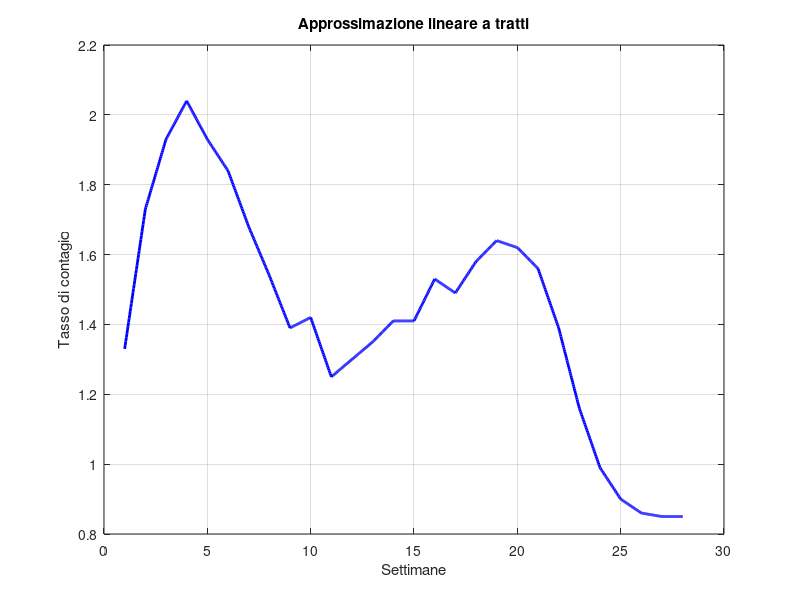
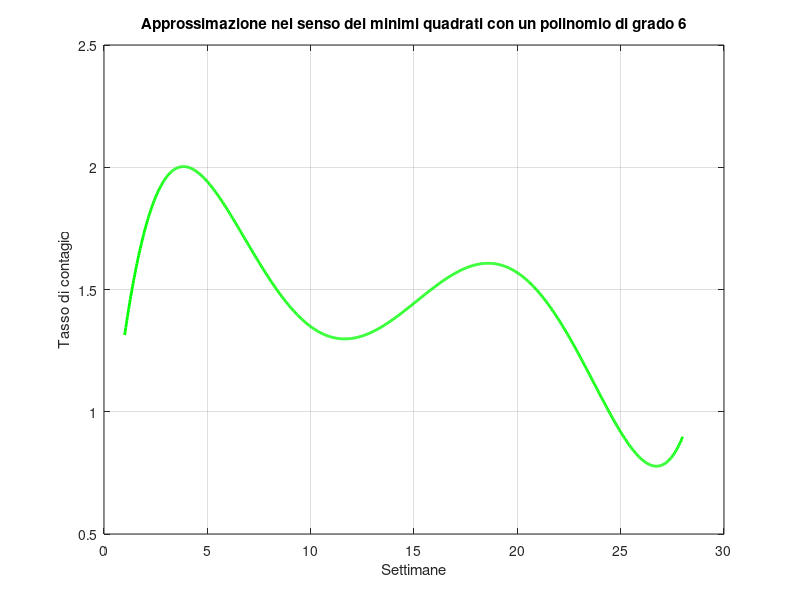

Recreate these plots in MATLAB, in order.
%% CONTAGI ANNO 2020/2021
z = linspace( 1,28,1000);
x = [1:28];
y = [1.33 1.73 1.93 2.04 1.93 1.84 1.68 1.54 1.39 1.42 1.25 1.30 1.35 1.41 1.41 1.53 1.49 1.58 1.64 1.62 1.56 1.39 1.16 0.99 0.9 0.86 0.85 0.85];

pz = interp1(x,y,z); %approssimazione lineare a tratti

figure(1) 
plot (z,pz,'b','LineWidth',2)
grid on
xlabel ( 'Settimane')
ylabel ( 'Tasso di contagio')
title ('Approssimazione lineare a tratti')

P = polyfit ( x,y,6); %approssimo nel senso dei minimi quadrati con un polinomio di grado 2
P_val = polyval ( P,z);

figure (2)
plot(z,P_val,'g','LineWidth',2)
grid on
xlabel('Settimane')
ylabel('Tasso di contagio')
title ('Approssimazione nel senso dei minimi quadrati con un polinomio di grado 6')







